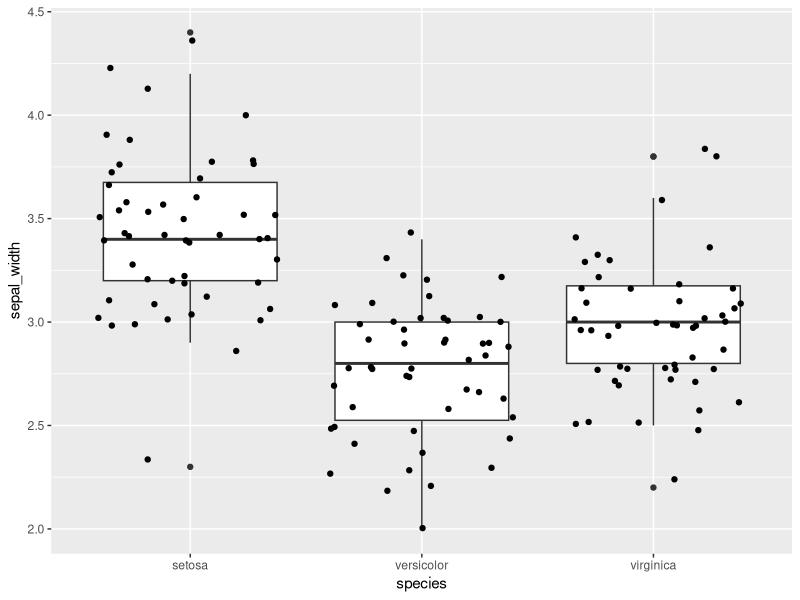
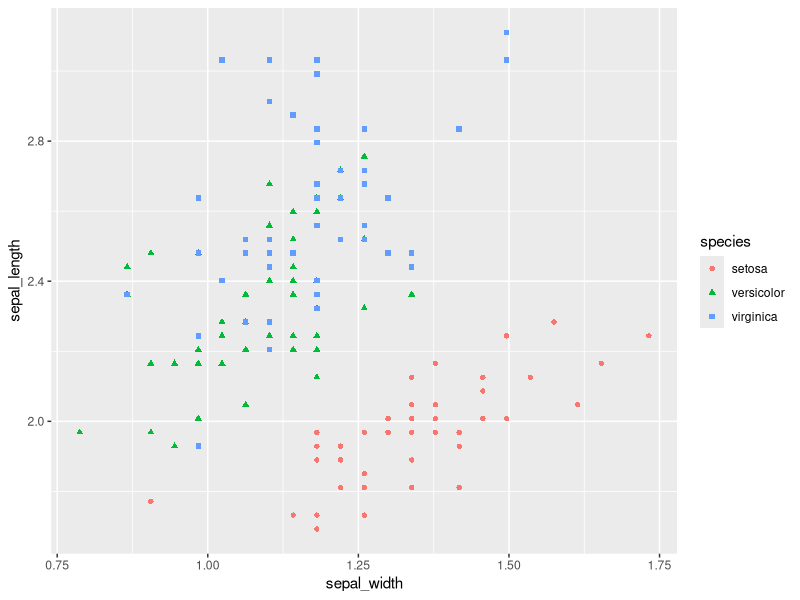
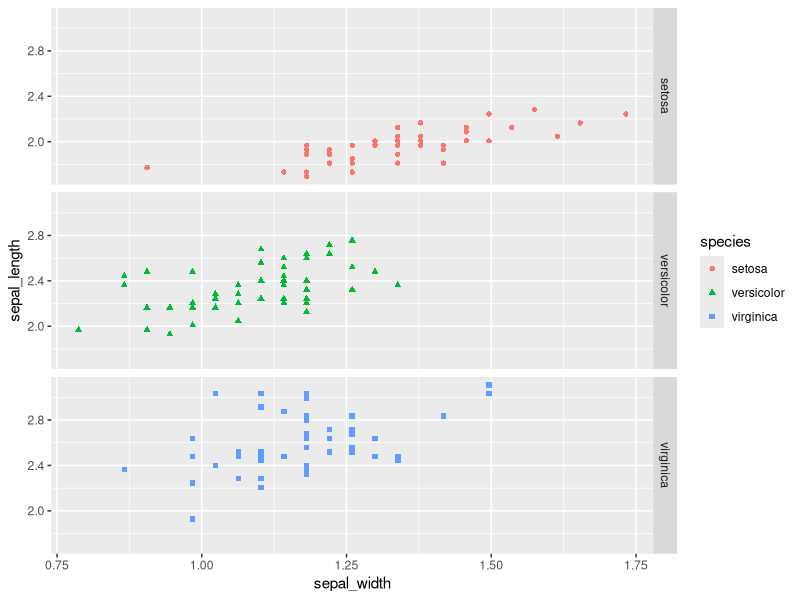

Generate these figures, in order, with R: (Note: this script raises an error after producing the figures.)
## ---- chunk 1
knitr::opts_chunk$set(error = TRUE)
## ---- chunk 2
# load your packages here:
library(tidyverse)
## ---- chunk 3
mtcars_6 <- mtcars %>%
  as_tibble(rownames = "model") %>%
  filter(cyl == "6") %>%
  select(model, mpg, hp) %>%
  print()
## ---- chunk 4
knitr::kable(mtcars_6)
## ---- chunk 5
iris_tidy <- iris %>% 
  select(species = Species, sepal_length = Sepal.Length, sepal_width = Sepal.Width, petal_length = Petal.Length, petal_width = Petal.Width) %>%
  print()
## ---- chunk 6
iris_tidy %>%
  ggplot(aes(species, sepal_width)) +
  geom_boxplot() +
  geom_jitter()
## ---- chunk 7
iris_inches <- iris_tidy %>%
  mutate(sepal_length = sepal_length / 2.54,
         sepal_width = sepal_width / 2.54,
         petal_length = petal_length / 2.54,
         petal_width = petal_width / 2.54) %>%
  print()
         
## ---- chunk 8
iris_inches %>%
  ggplot(aes(sepal_width, sepal_length)) +
  geom_point(aes(color = species, shape = species))
## ---- chunk 9
iris_inches %>%
  ggplot(aes(sepal_width, sepal_length)) +
  geom_point(aes(color = species, shape = species)) +
  facet_grid(rows = vars(species))
## ---- chunk 10
gapminder %>% 
  summarize(mu = mean(lifeExp),
            sigma = sd(lifeExp))

gapminder %>% 
  group_by(continent, year)

gapminder %>% 
  group_by(smallLifeExp = lifeExp < 60)

gapminder %>% 
  group_by(continent, year) %>% 
  summarize(mu = mean(lifeExp),
            sigma = sd(lifeExp))

gapminder %>% 
  group_by(year, continent) %>%    # Different order
  summarize(mu = mean(lifeExp),
            sigma = sd(lifeExp))

gapminder %>% 
  group_by(country) %>% 
  transmute(n = length(country))

gapminder %>% 
  group_by(country) %>%    # More simple
  summarize(n = n())

gapminder %>% 
  count(country)   # Most simple

gap_inc <- gapminder %>% 
  arrange(year) %>% 
  group_by(country) %>%
  mutate(gdpPercap_inc = gdpPercap - lag(gdpPercap))

print(gap_inc)

gap_inc %>% 
  tidyr::drop_na()
## ---- chunk 11
gapminder %>% 
  group_by(continent, year) %>% 
  summarize(min_life = min(lifeExp))

gapminder %>% 
  group_by(continent, year) %>% 
  summarize(min_life = min(lifeExp))
## ---- chunk 12
psych::bfi %>%
  as_tibble() %>%    #Trying to set rownames = "id" does not work
  select(A1:A5) %>% 
  rowwise() %>% 
  mutate(A_mean = mean(c(A1, A2, A3, A4, A5), na.rm = TRUE)) %>% 
  ungroup()
## ---- chunk 13
psych::bfi %>%
  as_tibble() %>% 
  select(C1:C5) %>% 
  rowwise() %>% 
  mutate(C_mean = mean(c(C1, C2, C3, C4, C5), na.rm = TRUE),
         C_sd = sd(c(C1, C2, C3, C4, C5), na.rm = TRUE),
         C_min = min(c(C1, C2, C3, C4, C5), na.rm = TRUE)) %>%
  ungroup()
## ---- chunk 14
psych::bfi %>% 
  as_tibble() %>% 
  select(A1:A5) %>% 
  mutate(A_min = pmin(A1, A2, A3, A4, A5))
## ---- chunk 15
psych::bfi %>% 
  as_tibble() %>% 
  select(A1:A5) %>% 
  mutate(A_mn = rowMeans(select(., A1:A5)),
         A_mn2 = rowMeans(select(., starts_with("A", ignore.case = FALSE))))
## ---- chunk 16
bfi_new <- psych::bfi %>% 
  mutate(education = factor(education)) %>%
  select(education, A1:A5, C1:C5, E1:E5, N1:N5, O1:O5) %>%
  rowwise() %>% 
  mutate(A = mean(c(A1, A2, A3, A4, A5), na.rm = TRUE),
         C = mean(c(C1, C2, C3, C4, C5), na.rm = TRUE),
         E = mean(c(E1, E2, E3, E4, E5), na.rm = TRUE),
         N = mean(c(N1, N2, N3, N4, N5), na.rm = TRUE),
         O = mean(c(O1, O2, O3, O4, O5), na.rm = TRUE)) %>% 
  ungroup() %>% 
  print(bfi_new)
## ---- chunk 17
bfi_new %>%
  group_by(education) %>% 
  summarize_at(.vars = vars(A, C, E, N, O), .funs = funs(mean = mean, sd = sd)) %>%
  print(bfi_new)

## ---- chunk 18

## ---- chunk 19

